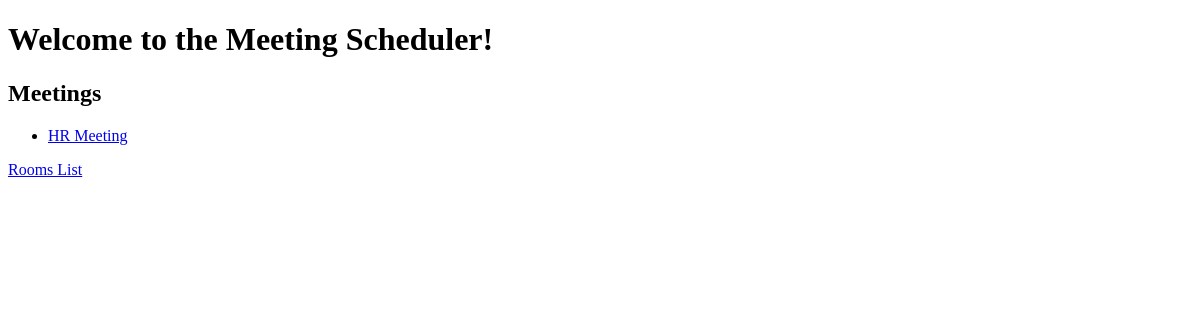
Before: / with the older database file.
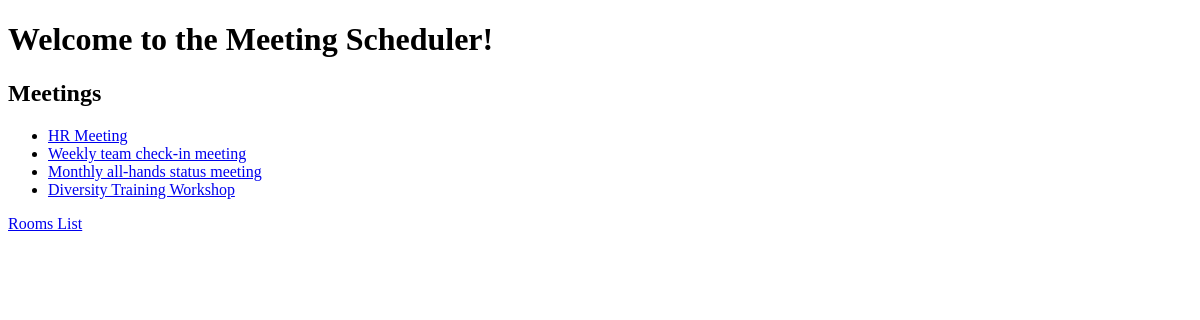
After: the same page with the newer database file.
### meetings/models.py (models this page shows, shortened)
class Meeting(models.Model):
    title = models.CharField(max_length=200)
    date = models.DateField()
    start_time = models.TimeField(default=time(9))
    duration = models.IntegerField(default=1)
    room = models.ForeignKey(Room, on_delete=models.CASCADE)

### website/views.py (the view)
# urls.py: path('', welcome, name="welcome"),
def welcome(request):
    return render(request, 'website/welcome.html',
                 {'meetings': Meeting.objects.all()})

### website/templates/website/welcome.html (shortened to what this page needs)
<!DOCTYPE html>
<html lang="en">
<head>
</head>
<body>
    <h1>Welcome to the Meeting Scheduler!</h1>
    <h2>Meetings</h2>
    <ul>
        {% for meeting in meetings %}
            <li>
                <a href="{% url 'detail' meeting.id %}">
                    {{meeting.title}}
                </a>
            </li>
        {%endfor%}
    </ul>
    <a href="{% url 'rooms' %}">Rooms List</a>
</body>
</html>

Changed rows visible on the page:
added Meeting: title "Weekly team check-in meeting"
added Meeting: title "Monthly all-hands status meeting"
added Meeting: title "Diversity Training Workshop"
